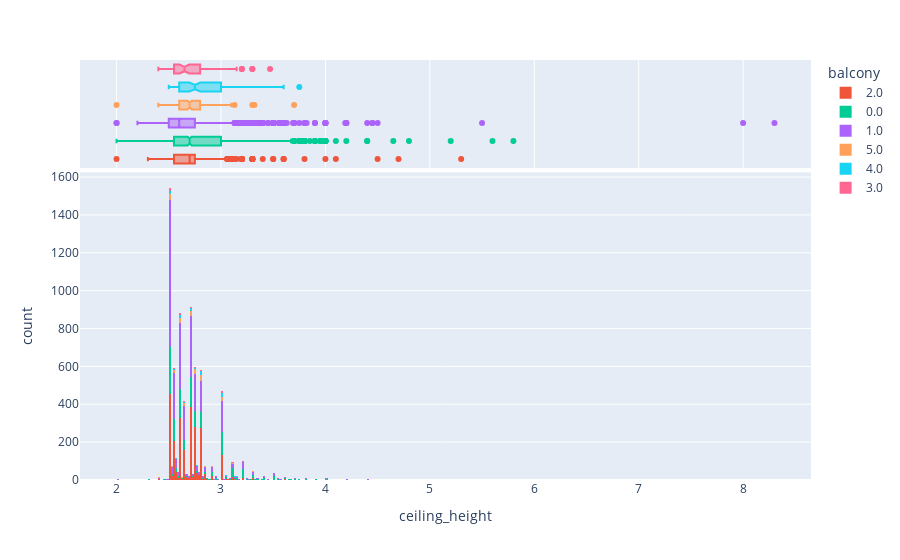

Write notebook code for a chart like this one.
### Code cell
px.histogram(data, x = 'ceiling_height', color = 'balcony', marginal = 'box') #marhinal = 'violin'

### Figure 1 — Plotly figure (JSON) as saved in the notebook; plotly's stock layout.template omitted (floating-point values rounded to 4 significant figures; data arrays with more than 128 entries replaced by an {"elided": "..."} marker saying what was removed)
{"data": [{"alignmentgroup": "True", "bingroup": "x", "hovertemplate": "balcony=2.0<br>ceiling_height=%{x}<br>count=%{y}<extra></extra>", "legendgroup": "2.0", "marker": {"color": "#EF553B", "pattern": {"shape": ""}}, "name": "2.0", "offsetgroup": "2.0", "orientation": "v", "showlegend": true, "type": "histogram", "x": {"elided": "3658 float values"}, "xaxis": "x", "yaxis": "y"}, {"alignmentgroup": "True", "hovertemplate": "balcony=2.0<br>ceiling_height=%{x}<extra></extra>", "legendgroup": "2.0", "marker": {"color": "#EF553B"}, "name": "2.0", "notched": true, "offsetgroup": "2.0", "showlegend": false, "type": "box", "x": {"elided": "3658 float values"}, "xaxis": "x2", "yaxis": "y2"}, {"alignmentgroup": "True", "bingroup": "x", "hovertemplate": "balcony=0.0<br>ceiling_height=%{x}<br>count=%{y}<extra></extra>", "legendgroup": "0.0", "marker": {"color": "#00cc96", "pattern": {"shape": ""}}, "name": "0.0", "offsetgroup": "0.0", "orientation": "v", "showlegend": true, "type": "histogram", "x": {"elided": "3758 float values"}, "xaxis": "x", "yaxis": "y"}, {"alignmentgroup": "True", "hovertemplate": "balcony=0.0<br>ceiling_height=%{x}<extra></extra>", "legendgroup": "0.0", "marker": {"color": "#00cc96"}, "name": "0.0", "notched": true, "offsetgroup": "0.0", "showlegend": false, "type": "box", "x": {"elided": "3758 float values"}, "xaxis": "x2", "yaxis": "y2"}, {"alignmentgroup": "True", "bingroup": "x", "hovertemplate": "balcony=1.0<br>ceiling_height=%{x}<br>count=%{y}<extra></extra>", "legendgroup": "1.0", "marker": {"color": "#ab63fa", "pattern": {"shape": ""}}, "name": "1.0", "offsetgroup": "1.0", "orientation": "v", "showlegend": true, "type": "histogram", "x": {"elided": "4195 float values"}, "xaxis": "x", "yaxis": "y"}, {"alignmentgroup": "True", "hovertemplate": "balcony=1.0<br>ceiling_height=%{x}<extra></extra>", "legendgroup": "1.0", "marker": {"color": "#ab63fa"}, "name": "1.0", "notched": true, "offsetgroup": "1.0", "showlegend": false, "type": "box", "x": {"elided": "4195 float values"}, "xaxis": "x2", "yaxis": "y2"}, {"alignmentgroup": "True", "bingroup": "x", "hovertemplate": "balcony=5.0<br>ceiling_height=%{x}<br>count=%{y}<extra></extra>", "legendgroup": "5.0", "marker": {"color": "#FFA15A", "pattern": {"shape": ""}}, "name": "5.0", "offsetgroup": "5.0", "orientation": "v", "showlegend": true, "type": "histogram", "x": {"elided": "303 float values"}, "xaxis": "x", "yaxis": "y"}, {"alignmentgroup": "True", "hovertemplate": "balcony=5.0<br>ceiling_height=%{x}<extra></extra>", "legendgroup": "5.0", "marker": {"color": "#FFA15A"}, "name": "5.0", "notched": true, "offsetgroup": "5.0", "showlegend": false, "type": "box", "x": {"elided": "303 float values"}, "xaxis": "x2", "yaxis": "y2"}, {"alignmentgroup": "True", "bingroup": "x", "hovertemplate": "balcony=4.0<br>ceiling_height=%{x}<br>count=%{y}<extra></extra>", "legendgroup": "4.0", "marker": {"color": "#19d3f3", "pattern": {"shape": ""}}, "name": "4.0", "offsetgroup": "4.0", "orientation": "v", "showlegend": true, "type": "histogram", "x": {"elided": "183 float values"}, "xaxis": "x", "yaxis": "y"}, {"alignmentgroup": "True", "hovertemplate": "balcony=4.0<br>ceiling_height=%{x}<extra></extra>", "legendgroup": "4.0", "marker": {"color": "#19d3f3"}, "name": "4.0", "notched": true, "offsetgroup": "4.0", "showlegend": false, "type": "box", "x": {"elided": "183 float values"}, "xaxis": "x2", "yaxis": "y2"}, {"alignmentgroup": "True", "bingroup": "x", "hovertemplate": "balcony=3.0<br>ceiling_height=%{x}<br>count=%{y}<extra></extra>", "legendgroup": "3.0", "marker": {"color": "#FF6692", "pattern": {"shape": ""}}, "name": "3.0", "offsetgroup": "3.0", "orientation": "v", "showlegend": true, "type": "histogram", "x": [null, 2.8, 3.2, 2.55, 2.5, 2.65, 2.56, 3.3, 2.8, 2.5, 3, 2.55, 2.7, 2.7, 3.1, 2.6, 2.5, 3.1, 2.6, 2.5, 2.75, 2.75, null, 2.9, null, 2.56, 2.6, 2.75, 2.6, 2.5, 2.6, 2.5, 2.75, 3, 2.5, 2.7, null, 2.75, 2.6, 2.6, 2.5, 2.55, 2.5, 2.6, 2.6, 2.8, 2.7, 3.47, 3.2, 2.8, null, 2.5, 2.7, 2.5, 3, 3, 3, 2.5, 2.65, 2.55, 2.8, null, 3.15, 2.6, 2.8, 2.4, 2.5, 3.3, 2.5, 2.6, null, 2.7, 3, 2.65, 2.7, 2.6, 2.8, 2.5, 2.65, 2.45, 2.7], "xaxis": "x", "yaxis": "y"}, {"alignmentgroup": "True", "hovertemplate": "balcony=3.0<br>ceiling_height=%{x}<extra></extra>", "legendgroup": "3.0", "marker": {"color": "#FF6692"}, "name": "3.0", "notched": true, "offsetgroup": "3.0", "showlegend": false, "type": "box", "x": [null, 2.8, 3.2, 2.55, 2.5, 2.65, 2.56, 3.3, 2.8, 2.5, 3, 2.55, 2.7, 2.7, 3.1, 2.6, 2.5, 3.1, 2.6, 2.5, 2.75, 2.75, null, 2.9, null, 2.56, 2.6, 2.75, 2.6, 2.5, 2.6, 2.5, 2.75, 3, 2.5, 2.7, null, 2.75, 2.6, 2.6, 2.5, 2.55, 2.5, 2.6, 2.6, 2.8, 2.7, 3.47, 3.2, 2.8, null, 2.5, 2.7, 2.5, 3, 3, 3, 2.5, 2.65, 2.55, 2.8, null, 3.15, 2.6, 2.8, 2.4, 2.5, 3.3, 2.5, 2.6, null, 2.7, 3, 2.65, 2.7, 2.6, 2.8, 2.5, 2.65, 2.45, 2.7], "xaxis": "x2", "yaxis": "y2"}], "layout": {"barmode": "relative", "legend": {"title": {"text": "balcony"}, "tracegroupgap": 0}, "margin": {"t": 60}, "xaxis": {"anchor": "y", "domain": [0, 1], "title": {"text": "ceiling_height"}}, "xaxis2": {"anchor": "y2", "domain": [0, 1], "matches": "x", "showgrid": true, "showticklabels": false}, "yaxis": {"anchor": "x", "domain": [0, 0.7326], "title": {"text": "count"}}, "yaxis2": {"anchor": "x2", "domain": [0.7426, 1], "matches": "y2", "showgrid": false, "showline": false, "showticklabels": false, "ticks": ""}}}
